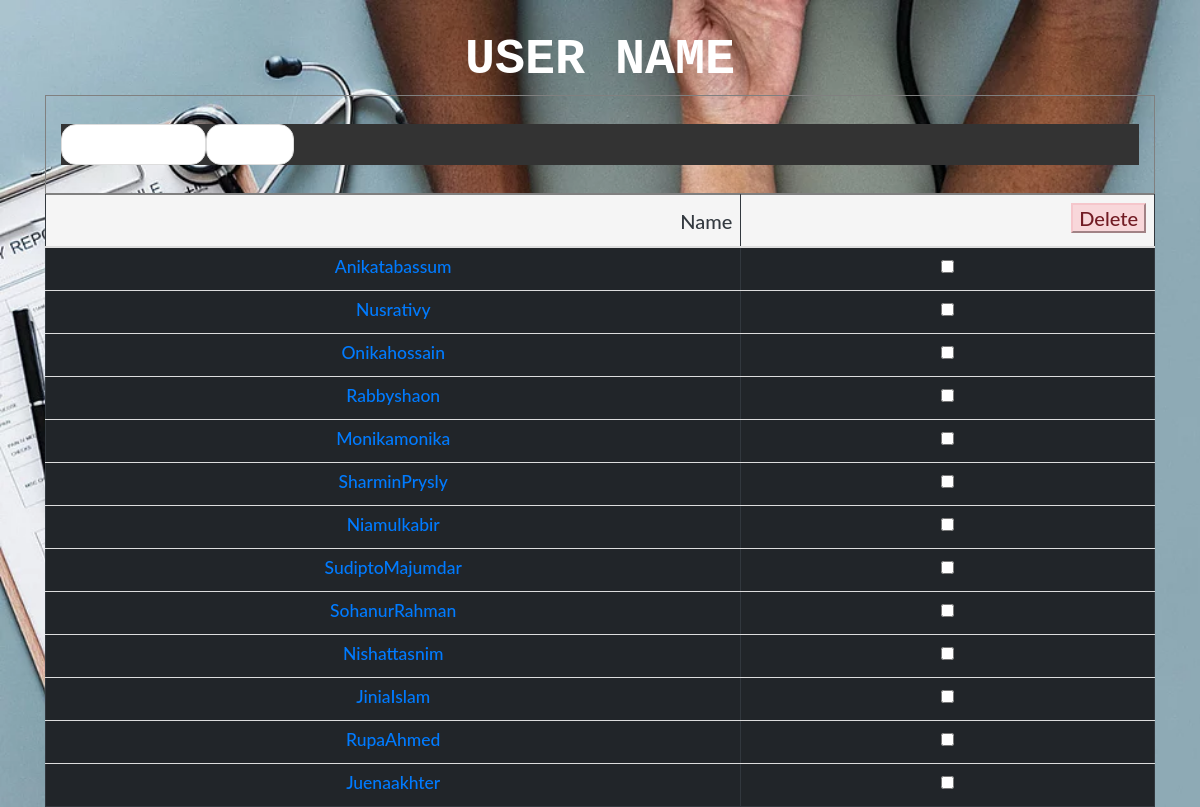
The page /Admin/display_user.php on the database its author committed.
### tables this page shows
CREATE TABLE `user` (
  `id` int(11) NOT NULL,
  `f_name` varchar(500) NOT NULL,
  `l_name` varchar(500) NOT NULL,
  `email` varchar(500) NOT NULL,
  `contact` varchar(500) NOT NULL,
  `address` text NOT NULL,
  `DOB` date NOT NULL,
  `gender` varchar(500) NOT NULL,
  `maritialstatus` varchar(500) NOT NULL,
  `pswd` varchar(500) NOT NULL,
  `date` date NOT NULL
);

### Admin/display_user.php (the view, shortened to what this page needs)
<!DOCTYPE html PUBLIC "-//W3C//DTD XHTML 1.0 Transitional//EN" "http://www.w3.org/TR/xhtml1/DTD/xhtml1-transitional.dtd">
<html xmlns="http://www.w3.org/1999/xhtml">
<head>
  <link rel="stylesheet" href="https://maxcdn.bootstrapcdn.com/bootstrap/3.3.7/css/bootstrap.min.css">
  <link rel="stylesheet" href="https://maxcdn.bootstrapcdn.com/bootstrap/4.1.0/css/bootstrap.min.css">
 <link rel="stylesheet" href="https://cdnjs.cloudflare.com/ajax/libs/font-awesome/4.7.0/css/font-awesome.min.css">
</head>
<body class="display-1 container "><h1 class=" text-center font-weight-bold text-monospace text-white">USER NAME</h1>
<form class="text-center text-capitalize font-weight-bold"  method="POST">
<table  border="1" cellPadding="13" align="center"
class="table table-hover table-dark">
<thead>
<tr>
<th class="text-center text-dark active"><h2>Name</h2></th>
<th class="text-center active"><h2><input class="alert-danger" type ="submit" value="Delete" name="submit"></h2></th>
</tr></thead>
<?php
include("connection.php");
       $query = "SELECT *
                   FROM user ";
				   $run = mysqli_query($db, $query);
				   while($row = mysqli_fetch_array($run))
				   {
						?>
				        <tr><th class="text-center">  <?php  echo  "<h3><a href='user_detail.php?id={$row['id']}'>{$row['f_name']}{$row['l_name']}</a></h3>";?></th>
                        <th class="text-center"><input type ="checkbox" name ="check[] "value="<?php echo $row['id']?> "></th></tr>
						  <?php
				   }
			   ?>
<div class="container ">
<ul class="pager font-weight-bold text-monospace text-center">
  <li class="previous "><a href="view_admin_home_page.php">Previous</a></li>
<li class="next"><a href="doc_reg_request.php">Next</a></li>
</ul></div>
  </table>
      </body>
</html>

### Admin/display_user.php (style rules this page uses)
h1 { font-size:50px; text-align:center; padding-top:30px; color:#000066; }
li { font-size:24px; }
ul { font-size:28px; }
body { margin:0; padding:0; font: 400 15px/1.8 Lato, sans-serif; color: #777; width:100%; height:100vh; background-image:url(../pic/1.jpg); background-size:cover; }

### rows shown on the page
user: f_name "Anika", l_name "Tabassum"
user: f_name "Nusrat", l_name "Ivy"
user: f_name "Onika", l_name "Hossain"
user: f_name "Rabby", l_name "Shaon"
user: f_name "Monika", l_name "Monika"
user: f_name "Sharmin", l_name "Prysly"
user: f_name "Niamul", l_name "Kabir"
user: f_name "Sudipto", l_name "Majumdar"
user: f_name "Sohanur", l_name "Rahman"
user: f_name "Nishat", l_name "Tasnim"
user: f_name "Jinia", l_name "Islam"
user: f_name "Rupa", l_name "Ahmed"
user: f_name "Juena", l_name "Akhter"
